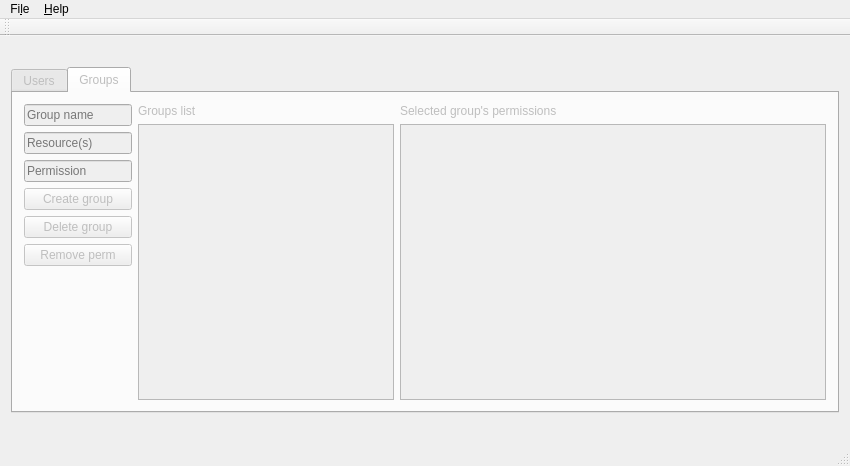
<?xml version="1.0" encoding="UTF-8"?>
<ui version="4.0">
 <class>MainWindow</class>
 <widget class="QMainWindow" name="MainWindow">
  <property name="geometry">
   <rect>
    <x>0</x>
    <y>0</y>
    <width>850</width>
    <height>466</height>
   </rect>
  </property>
  <property name="minimumSize">
   <size>
    <width>850</width>
    <height>466</height>
   </size>
  </property>
  <property name="windowTitle">
   <string>AuthCr GUI</string>
  </property>
  <widget class="QWidget" name="centralWidget">
   <property name="enabled">
    <bool>false</bool>
   </property>
   <property name="sizePolicy">
    <sizepolicy hsizetype="Expanding" vsizetype="Expanding">
     <horstretch>0</horstretch>
     <verstretch>0</verstretch>
    </sizepolicy>
   </property>
   <layout class="QVBoxLayout" name="verticalLayout_7">
    <item>
     <widget class="QLabel" name="connectedMessage">
      <property name="text">
       <string/>
      </property>
     </widget>
    </item>
    <item>
     <widget class="QTabWidget" name="tabWidget">
      <property name="currentIndex">
       <number>1</number>
      </property>
      <widget class="QWidget" name="tabUsers">
       <attribute name="title">
        <string>Users</string>
       </attribute>
       <layout class="QHBoxLayout" name="layoutUsers" stretch="0,0,1">
        <item>
         <layout class="QVBoxLayout" name="verticalLayout_2" stretch="0,0,0,0,0,0,0,0,0,0,0,0,0,0">
          <property name="spacing">
           <number>0</number>
          </property>
          <item>
           <spacer name="verticalSpacer_6">
            <property name="orientation">
             <enum>Qt::Vertical</enum>
            </property>
            <property name="sizeHint" stdset="0">
             <size>
              <width>20</width>
              <height>40</height>
             </size>
            </property>
           </spacer>
          </item>
          <item>
           <widget class="QLineEdit" name="newUser_Name">
            <property name="toolTip">
             <string>&lt;html&gt;&lt;head/&gt;&lt;body&gt;&lt;p&gt;New user name&lt;/p&gt;&lt;/body&gt;&lt;/html&gt;</string>
            </property>
            <property name="text">
             <string/>
            </property>
            <property name="placeholderText">
             <string>User name</string>
            </property>
           </widget>
          </item>
          <item>
           <widget class="QLineEdit" name="newUser_Password">
            <property name="toolTip">
             <string>&lt;html&gt;&lt;head/&gt;&lt;body&gt;&lt;p&gt;New user password&lt;/p&gt;&lt;/body&gt;&lt;/html&gt;</string>
            </property>
            <property name="text">
             <string/>
            </property>
            <property name="placeholderText">
             <string>Password</string>
            </property>
           </widget>
          </item>
          <item>
           <widget class="QPushButton" name="newUser">
            <property name="text">
             <string>Create user</string>
            </property>
           </widget>
          </item>
          <item>
           <spacer name="verticalSpacer_5">
            <property name="orientation">
             <enum>Qt::Vertical</enum>
            </property>
            <property name="sizeHint" stdset="0">
             <size>
              <width>20</width>
              <height>40</height>
             </size>
            </property>
           </spacer>
          </item>
          <item>
           <widget class="QComboBox" name="userGroupSelector"/>
          </item>
          <item>
           <widget class="QPushButton" name="addUserGroup">
            <property name="text">
             <string>Add group</string>
            </property>
           </widget>
          </item>
          <item>
           <widget class="QPushButton" name="removeUserGroup">
            <property name="text">
             <string>Remove group</string>
            </property>
           </widget>
          </item>
          <item>
           <spacer name="verticalSpacer">
            <property name="orientation">
             <enum>Qt::Vertical</enum>
            </property>
            <property name="sizeHint" stdset="0">
             <size>
              <width>20</width>
              <height>40</height>
             </size>
            </property>
           </spacer>
          </item>
          <item>
           <widget class="QLineEdit" name="newPassword">
            <property name="toolTip">
             <string>&lt;html&gt;&lt;head/&gt;&lt;body&gt;&lt;p&gt;New password&lt;/p&gt;&lt;/body&gt;&lt;/html&gt;</string>
            </property>
            <property name="placeholderText">
             <string>New password</string>
            </property>
           </widget>
          </item>
          <item>
           <widget class="QPushButton" name="setPassword">
            <property name="text">
             <string>Set password</string>
            </property>
           </widget>
          </item>
          <item>
           <spacer name="verticalSpacer_2">
            <property name="orientation">
             <enum>Qt::Vertical</enum>
            </property>
            <property name="sizeHint" stdset="0">
             <size>
              <width>20</width>
              <height>40</height>
             </size>
            </property>
           </spacer>
          </item>
          <item>
           <widget class="QPushButton" name="removeUser">
            <property name="text">
             <string>Delete user</string>
            </property>
           </widget>
          </item>
          <item>
           <spacer name="verticalSpacer_7">
            <property name="orientation">
             <enum>Qt::Vertical</enum>
            </property>
            <property name="sizeHint" stdset="0">
             <size>
              <width>20</width>
              <height>40</height>
             </size>
            </property>
           </spacer>
          </item>
         </layout>
        </item>
        <item>
         <layout class="QVBoxLayout" name="verticalLayout_3">
          <item>
           <widget class="QLabel" name="label">
            <property name="text">
             <string>Users list</string>
            </property>
           </widget>
          </item>
          <item>
           <widget class="QListWidget" name="listUsers"/>
          </item>
         </layout>
        </item>
        <item>
         <layout class="QVBoxLayout" name="layoutUsersActions">
          <item>
           <widget class="QLabel" name="username">
            <property name="text">
             <string>Selected user's groups</string>
            </property>
           </widget>
          </item>
          <item>
           <widget class="QListWidget" name="listUserGroups"/>
          </item>
          <item>
           <widget class="QLabel" name="label_2">
            <property name="text">
             <string>Selected user's permissions</string>
            </property>
           </widget>
          </item>
          <item>
           <widget class="QListWidget" name="listUserPermissions"/>
          </item>
         </layout>
        </item>
       </layout>
      </widget>
      <widget class="QWidget" name="tabGroups">
       <attribute name="title">
        <string>Groups</string>
       </attribute>
       <layout class="QHBoxLayout" name="layoutGroups" stretch="0,0,1">
        <item>
         <layout class="QVBoxLayout" name="verticalLayout_5">
          <item>
           <widget class="QLineEdit" name="newGroup_Name">
            <property name="toolTip">
             <string>&lt;html&gt;&lt;head/&gt;&lt;body&gt;&lt;p&gt;Group name&lt;/p&gt;&lt;/body&gt;&lt;/html&gt;</string>
            </property>
            <property name="text">
             <string/>
            </property>
            <property name="placeholderText">
             <string>Group name</string>
            </property>
           </widget>
          </item>
          <item>
           <widget class="QLineEdit" name="newGroup_Resource">
            <property name="toolTip">
             <string>&lt;html&gt;&lt;head/&gt;&lt;body&gt;&lt;p&gt;Group resource&lt;/p&gt;&lt;/body&gt;&lt;/html&gt;</string>
            </property>
            <property name="text">
             <string/>
            </property>
            <property name="placeholderText">
             <string>Resource(s)</string>
            </property>
           </widget>
          </item>
          <item>
           <widget class="QLineEdit" name="newGroup_Permission">
            <property name="toolTip">
             <string>&lt;html&gt;&lt;head/&gt;&lt;body&gt;&lt;p&gt;Group permission&lt;/p&gt;&lt;/body&gt;&lt;/html&gt;</string>
            </property>
            <property name="text">
             <string/>
            </property>
            <property name="placeholderText">
             <string>Permission</string>
            </property>
           </widget>
          </item>
          <item>
           <widget class="QPushButton" name="newGroup">
            <property name="text">
             <string>Create group</string>
            </property>
           </widget>
          </item>
          <item>
           <widget class="QPushButton" name="removeGroup">
            <property name="text">
             <string>Delete group</string>
            </property>
           </widget>
          </item>
          <item>
           <widget class="QPushButton" name="removePermission">
            <property name="text">
             <string>Remove perm</string>
            </property>
           </widget>
          </item>
          <item>
           <spacer name="verticalSpacer_4">
            <property name="orientation">
             <enum>Qt::Vertical</enum>
            </property>
            <property name="sizeHint" stdset="0">
             <size>
              <width>20</width>
              <height>40</height>
             </size>
            </property>
           </spacer>
          </item>
         </layout>
        </item>
        <item>
         <layout class="QVBoxLayout" name="verticalLayout_4">
          <item>
           <widget class="QLabel" name="label_3">
            <property name="text">
             <string>Groups list</string>
            </property>
           </widget>
          </item>
          <item>
           <widget class="QListWidget" name="listGroups"/>
          </item>
         </layout>
        </item>
        <item>
         <layout class="QVBoxLayout" name="layoutGroupsActions">
          <item>
           <widget class="QLabel" name="groupname">
            <property name="text">
             <string>Selected group's permissions</string>
            </property>
           </widget>
          </item>
          <item>
           <widget class="QListWidget" name="listGroupPermissions"/>
          </item>
         </layout>
        </item>
       </layout>
      </widget>
     </widget>
    </item>
    <item>
     <widget class="QLabel" name="errorMessage">
      <property name="text">
       <string/>
      </property>
     </widget>
    </item>
   </layout>
  </widget>
  <widget class="QMenuBar" name="menuBar">
   <property name="geometry">
    <rect>
     <x>0</x>
     <y>0</y>
     <width>850</width>
     <height>22</height>
    </rect>
   </property>
   <widget class="QMenu" name="menuFile">
    <property name="title">
     <string>Fi&amp;le</string>
    </property>
    <addaction name="actionConnect"/>
    <addaction name="actionDisconnect"/>
    <addaction name="actionQuit"/>
   </widget>
   <widget class="QMenu" name="menuHelp">
    <property name="title">
     <string>&amp;Help</string>
    </property>
    <addaction name="actionRFC"/>
    <addaction name="actionWiki"/>
   </widget>
   <addaction name="menuFile"/>
   <addaction name="menuHelp"/>
  </widget>
  <widget class="QToolBar" name="mainToolBar">
   <attribute name="toolBarArea">
    <enum>TopToolBarArea</enum>
   </attribute>
   <attribute name="toolBarBreak">
    <bool>false</bool>
   </attribute>
  </widget>
  <widget class="QStatusBar" name="statusBar"/>
  <action name="actionRFC">
   <property name="text">
    <string>Read the RFC</string>
   </property>
   <property name="shortcut">
    <string>Alt+R</string>
   </property>
  </action>
  <action name="actionWiki">
   <property name="text">
    <string>Access the wiki</string>
   </property>
   <property name="shortcut">
    <string>Alt+H</string>
   </property>
  </action>
  <action name="actionConnect">
   <property name="text">
    <string>Connect</string>
   </property>
   <property name="shortcut">
    <string>Alt+O</string>
   </property>
  </action>
  <action name="actionQuit">
   <property name="text">
    <string>Quit</string>
   </property>
   <property name="shortcut">
    <string>Ctrl+Q</string>
   </property>
  </action>
  <action name="actionDisconnect">
   <property name="text">
    <string>Disconnect</string>
   </property>
   <property name="shortcut">
    <string>Alt+D</string>
   </property>
  </action>
 </widget>
 <layoutdefault spacing="6" margin="11"/>
 <resources/>
 <connections/>
</ui>
